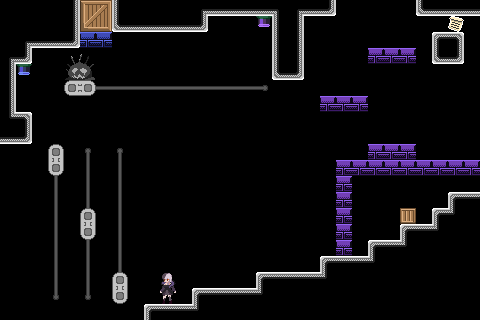

A level layout from a 2D game, rendered from its tile map. Below: a short description, then the map file with tile-grid data replaced by summaries:
An orthogonal 30x20 tile map with 16x16 px tiles, 7 tile layers (bkg_far, bkg_close, ground, onoff-defaulton, ...), 4 tilesets.

<map version="1.10" tiledversion="1.11.0" orientation="orthogonal" renderorder="right-down" width="30" height="20" tilewidth="16" tileheight="16" infinite="0" nextlayerid="8" nextobjectid="1">
 <tileset firstgid="1" source="../../PlaceholderSprites.tsx" />
 <tileset firstgid="106" source="../../memory_block.tsx" />
 <tileset firstgid="121" source="../../onoff_block.tsx" />
 <tileset firstgid="136" source="../../onoff2_block.tsx" />
 <layer id="4" name="bkg_far" width="30" height="20">
  <properties>
   <property name="unity:sortinglayer" value="Bkg_far" />
  </properties>
  <data>[600 cells, 0 non-empty, 0 distinct tile ids]</data>
 </layer>
 <layer id="1" name="bkg_close" width="30" height="20">
  <properties>
   <property name="unity:sortinglayer" value="Bkg" />
  </properties>
  <data>[600 cells, 43 non-empty, 2 distinct tile ids]</data>
 </layer>
 <layer id="2" name="ground" width="30" height="20">
  <properties>
   <property name="unity:layer" value="Ground" />
   <property name="unity:sortinglayer" value="Ground" />
  </properties>
  <data>[600 cells, 162 non-empty, 28 distinct tile ids]</data>
 </layer>
 <layer id="5" name="onoff-defaulton" width="30" height="20">
  <properties>
   <property name="unity:layer" value="Ground" />
   <property name="unity:sortinglayer" value="Ground" />
   <property name="unity:tag" value="onoff-defaulton" />
  </properties>
  <data>[600 cells, 2 non-empty, 1 distinct tile ids]</data>
 </layer>
 <layer id="6" name="onoff2-defaulton" width="30" height="20">
  <properties>
   <property name="unity:layer" value="Ground" />
   <property name="unity:sortinglayer" value="Ground" />
   <property name="unity:tag" value="onoff2-defaulton" />
  </properties>
  <data>[600 cells, 14 non-empty, 1 distinct tile ids]</data>
 </layer>
 <layer id="7" name="onoff2-defaultoff" width="30" height="20">
  <properties>
   <property name="unity:layer" value="Ground" />
   <property name="unity:sortinglayer" value="Ground" />
   <property name="unity:tag" value="onoff2-defaultoff" />
  </properties>
  <data>[600 cells, 9 non-empty, 1 distinct tile ids]</data>
 </layer>
 <layer id="3" name="foreground" width="30" height="20">
  <properties>
   <property name="unity:sortinglayer" value="Foreground" />
  </properties>
  <data>[600 cells, 0 non-empty, 0 distinct tile ids]</data>
 </layer>
</map>
